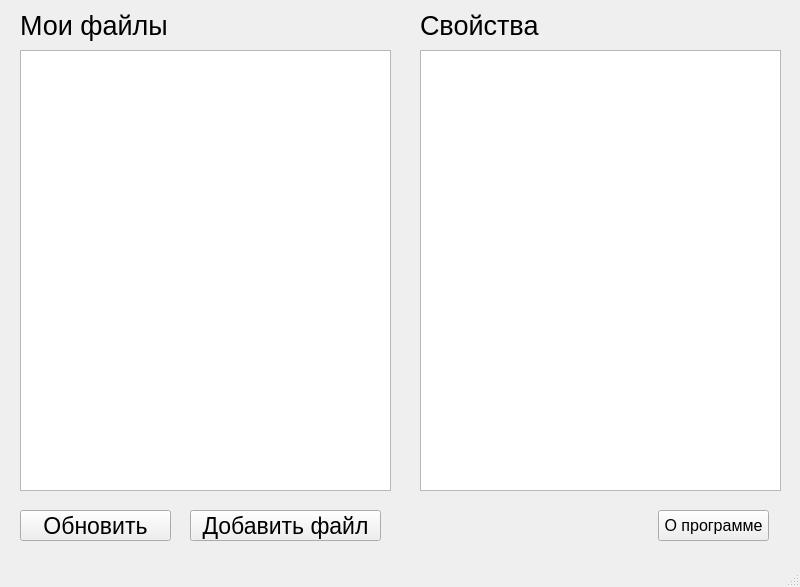
<?xml version="1.0" encoding="UTF-8"?>
<ui version="4.0">
 <class>MainWindow</class>
 <widget class="QMainWindow" name="MainWindow">
  <property name="geometry">
   <rect>
    <x>0</x>
    <y>0</y>
    <width>800</width>
    <height>587</height>
   </rect>
  </property>
  <property name="sizePolicy">
   <sizepolicy hsizetype="Expanding" vsizetype="Expanding">
    <horstretch>0</horstretch>
    <verstretch>0</verstretch>
   </sizepolicy>
  </property>
  <property name="windowTitle">
   <string>YSNP.Cloud</string>
  </property>
  <property name="windowIcon">
   <iconset>
    <normaloff>../icons/project.png</normaloff>../icons/project.png</iconset>
  </property>
  <property name="autoFillBackground">
   <bool>false</bool>
  </property>
  <widget class="QWidget" name="centralwidget">
   <property name="tabletTracking">
    <bool>false</bool>
   </property>
   <widget class="QTreeView" name="treeView">
    <property name="geometry">
     <rect>
      <x>20</x>
      <y>50</y>
      <width>371</width>
      <height>441</height>
     </rect>
    </property>
    <property name="font">
     <font>
      <family>Ubuntu</family>
      <pointsize>17</pointsize>
     </font>
    </property>
    <property name="autoFillBackground">
     <bool>true</bool>
    </property>
   </widget>
   <widget class="QListView" name="listView">
    <property name="geometry">
     <rect>
      <x>420</x>
      <y>50</y>
      <width>361</width>
      <height>441</height>
     </rect>
    </property>
    <property name="font">
     <font>
      <family>Ubuntu</family>
      <pointsize>12</pointsize>
     </font>
    </property>
   </widget>
   <widget class="QLabel" name="label">
    <property name="geometry">
     <rect>
      <x>20</x>
      <y>10</y>
      <width>211</width>
      <height>31</height>
     </rect>
    </property>
    <property name="font">
     <font>
      <family>Ubuntu</family>
      <pointsize>20</pointsize>
      <italic>false</italic>
     </font>
    </property>
    <property name="text">
     <string>Мои файлы</string>
    </property>
   </widget>
   <widget class="QLabel" name="label_2">
    <property name="geometry">
     <rect>
      <x>420</x>
      <y>10</y>
      <width>181</width>
      <height>31</height>
     </rect>
    </property>
    <property name="font">
     <font>
      <family>Ubuntu</family>
      <pointsize>20</pointsize>
      <italic>false</italic>
     </font>
    </property>
    <property name="text">
     <string>Свойства</string>
    </property>
   </widget>
   <widget class="QPushButton" name="btn_refresh">
    <property name="geometry">
     <rect>
      <x>20</x>
      <y>510</y>
      <width>151</width>
      <height>31</height>
     </rect>
    </property>
    <property name="font">
     <font>
      <family>Ubuntu</family>
      <pointsize>17</pointsize>
     </font>
    </property>
    <property name="text">
     <string>Обновить</string>
    </property>
   </widget>
   <widget class="QPushButton" name="btn_AddFile">
    <property name="geometry">
     <rect>
      <x>190</x>
      <y>510</y>
      <width>191</width>
      <height>31</height>
     </rect>
    </property>
    <property name="font">
     <font>
      <family>Ubuntu</family>
      <pointsize>17</pointsize>
     </font>
    </property>
    <property name="text">
     <string>Добавить файл</string>
    </property>
   </widget>
   <widget class="QPushButton" name="btn_About">
    <property name="geometry">
     <rect>
      <x>658</x>
      <y>510</y>
      <width>111</width>
      <height>31</height>
     </rect>
    </property>
    <property name="font">
     <font>
      <pointsize>12</pointsize>
     </font>
    </property>
    <property name="text">
     <string>О программе</string>
    </property>
   </widget>
  </widget>
  <widget class="QMenuBar" name="menubar">
   <property name="geometry">
    <rect>
     <x>0</x>
     <y>0</y>
     <width>800</width>
     <height>22</height>
    </rect>
   </property>
  </widget>
  <widget class="QStatusBar" name="statusbar"/>
 </widget>
 <resources/>
 <connections/>
</ui>
